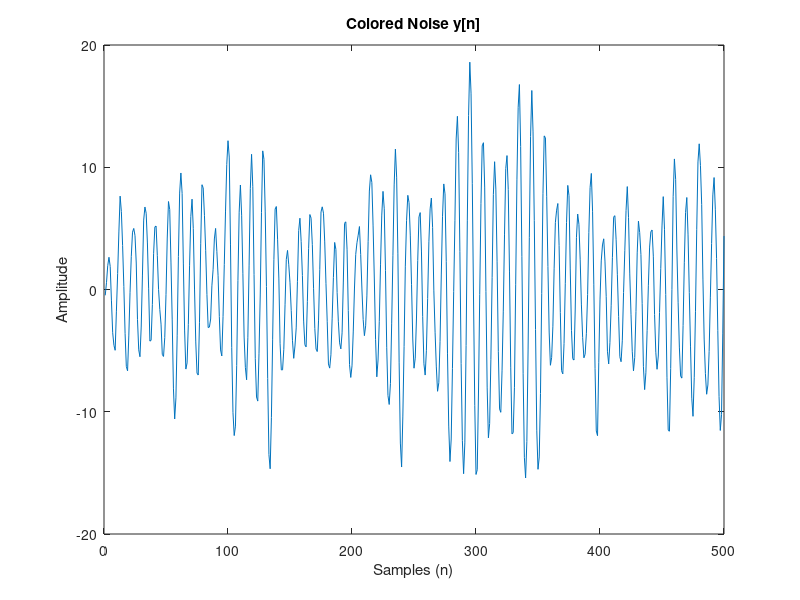
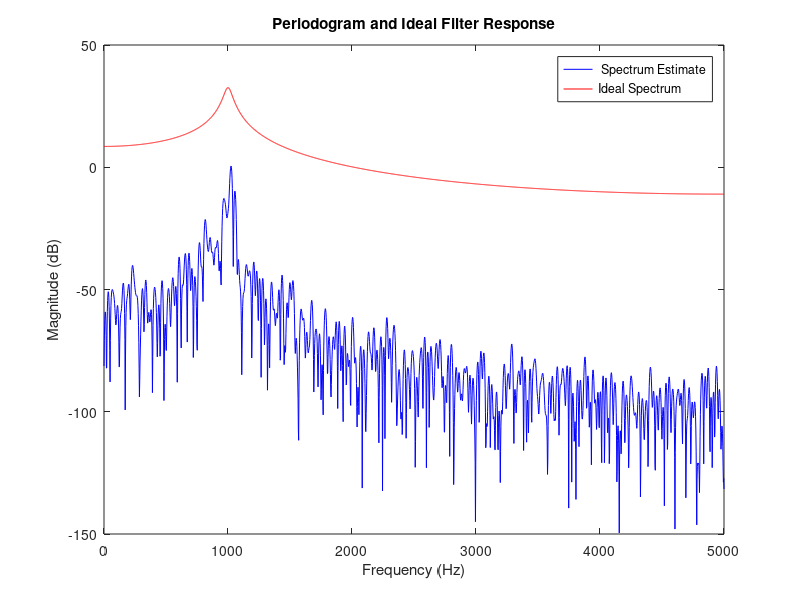
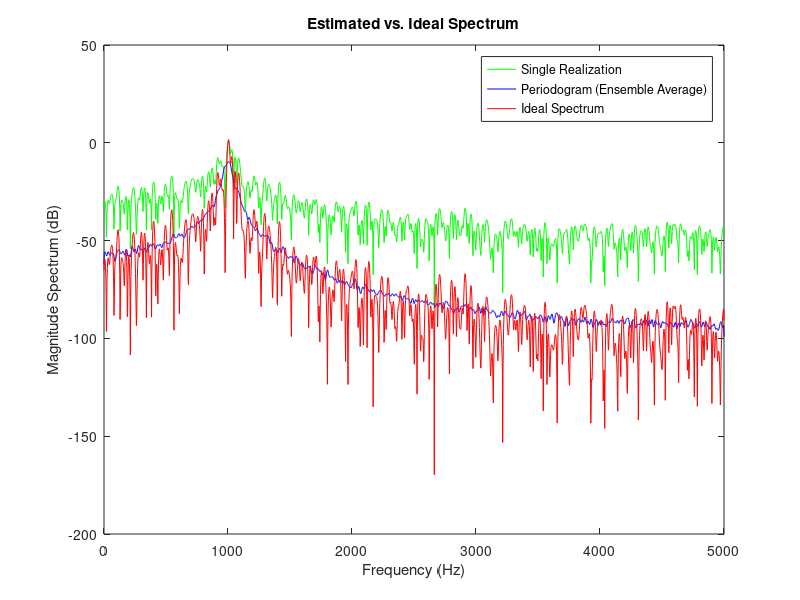

These figures' MATLAB source, in order: (Note: this script raises an error after producing the figures.)
clc
close all;
clear;

% Rocio Lopez

fs = 10000;
N = 500;
w = linspace(0, pi, 1024);
x = randn(1,N);

a = [1, -1.585, 0.96];
y = filter(1,a,x);
figure;
plot(y);
xlabel('Samples (n)')
ylabel('Amplitude')
title('Colored Noise y[n]')


[H, fH] = freqz(1, a, 2^12, fs); 
H_mag = abs(H).^2;


[Y, fY] = periodogram(y, [], 2^12, fs);
Y_ave = mean(Y);


figure;
plot(fY, 20*log10(Y), 'b'); 
hold on;
plot(fH, 10*log10(H_mag), 'r');
xlabel('Frequency (Hz)');
ylabel('Magnitude (dB)');
title('Periodogram and Ideal Filter Response');
legend(' Spectrum Estimate', 'Ideal Spectrum');
hold off;


Y = zeros(50, 2049); 

for k = 1:50
    x = randn(1, N);          
    y = filter(1, a, x);      
    [Y(k, :), fY] = periodogram(y, [], 2^12, fs);         
end

Y_ave=mean(Y);
single_realization = Y(1, :);

bias = Y_ave - H_mag;
Y_var = var(Y);

figure;
plot(fY, 10*log10(single_realization),'g');
hold on;
plot(fY, 20*log10(Y_ave), 'b'); 
plot(fY, 10*log10(abs(single_realization).^2), 'r'); 
xlabel('Frequency (Hz)');
ylabel('Magnitude Spectrum (dB)');
legend('Single Realization','Periodogram (Ensemble Average)', 'Ideal Spectrum');
title('Estimated vs. Ideal Spectrum');
hold off;

Nf=2^11; 
f=0:fs/Nf:(Nf-1)/Nf*fs/2; 
M = round(N/5 +1);
wind = hamming(2*M-1);
Y_bt = zeros(50, 1024);  

for k=1:50
    x = randn(1, N);
    y(k,:) = filter(1, a, x);
    [Y_bt(k,:),~]=per_smooth(y(k,:),wind,M);
end

Y_bt_ave = mean(Y_bt);
Y_bt_single = Y_bt(1, :);

figure;
plot(f, 20*log10(Y_bt_single), 'g'); 
hold on;
plot(f, 20*log10(Y_bt_ave), 'b');
plot(f, 10*log10(abs(Y_bt_single).^2), 'r--'); 
xlabel('Frequency (Hz)');
ylabel('Magnitude Spectrum (dB)');
legend('Single Realization', 'BT Ensemble Average', 'Ideal Spectrum');
title('Blackman-Tukey Spectrum Estimation');
hold off;


p = 200;
Y_MV = zeros(50, 1024);

for k = 1:50
    x = randn(1, N);
    y = filter(1, a, x);
    [Py_MV, ~] = MV(y, p, w);
    Y_MV(k, :) = Py_MV;
end
Y_MV_ave = mean(Y_MV);
Y_MV_single = Y_MV(1, :);

figure;
plot(f, 20*log10(Y_MV_single), 'g'); 
hold on;
plot(f, 20*log10(Y_MV_ave), 'b');
plot(f, 10*log10(abs(Y_MV_single).^2), 'r--');
xlabel('Frequency (Hz)');
ylabel('Magnitude Spectrum (dB)');
legend('Single Realization', 'MV Ensemble Average', 'Ideal Spectrum');
title('Minimum Variance Spectrum 200 length FIR');
hold off;


p6 = 500;
Y_MV = zeros(50, 1024);

for k = 1:50
    x = randn(1, N);
    y = filter(1, a, x);
    [Py_MV5, ~] = MV(y, p6, w);
    Y_MV5(k, :) = Py_MV5;
end
Y_MV5_ave = mean(Y_MV5);
Y_MV5_single = Y_MV5(1, :);

figure;
plot(f, 20*log10(Y_MV5_single), 'g'); 
hold on;
plot(f, 20*log10(Y_MV5_ave), 'b');
plot(f, 10*log10(abs(Y_MV5_single).^2), 'r--');
xlabel('Frequency (Hz)');
ylabel('Magnitude Spectrum (dB)');
legend('Single Realization', 'MV Ensemble Average', 'Ideal Spectrum');
title('Minimum Variance Spectrum 500 length FIR');
hold off;



K=3;
L=2*N/(K+1);
wind = hamming(L);
Y_welch = zeros(50, 2049);  

for k=1:50
    x = randn(1, N);
    y(k,:) = filter(1, a, x);
    [Y_welch(k,:),~]=pwelch(y(k,:),wind,0,2^12);
end
Y_welch_ave = mean(Y_welch);
Y_welch_single = Y_welch(1, :);

figure;
plot(fY, 20*log10(Y_welch_single), 'g'); 
hold on;
plot(fY, 20*log10(Y_welch_ave), 'b');
plot(fY, 10*log10(abs(Y_welch_single).^2), 'r--');
xlabel('Frequency (Hz)');
ylabel('Magnitude Spectrum (dB)');
legend('Single Realization', 'Welch Ensemble Average', 'Ideal Spectrum');
title('Welch Method Zero Overlap');
hold off;


for k=1:50
    x = randn(1, N);
    y(k,:) = filter(1, a, x);
    [Y_welch50(k,:),~]=pwelch(y(k,:),wind,L/2,2^12);
end
Y_welch50_ave = mean(Y_welch50);
Y_welch50_single = Y_welch50(1, :);

figure;
plot(fY, 20*log10(Y_welch50_single), 'g'); 
hold on;
plot(fY, 20*log10(Y_welch50_ave), 'b');
plot(fY, 10*log10(abs(Y_welch50_single).^2), 'r--');
xlabel('Frequency (Hz)');
ylabel('Magnitude Spectrum (dB)');
legend('Single Realization', 'Welch Ensemble Average', 'Ideal Spectrum');
title('Welch Method 50% Overlap');
hold off;


[Ymt, fmt] = pmtm(y(k,:), 2, 1024, fs);
Ymt_ave = mean(Ymt);
Ymt_single = Ymt(1,:);
Y_dB=10*log10(Ymt);
figure;
plot(fmt,Y_dB);
xlabel('Frequency (Hz)');
ylabel('Magnitude Spectrum (dB)');
title('Multi-Taper Method');

 
function [Px,w] = per_smooth(y,wind,M) 



x=y(:);
r = xcorr(x, M - 1, 'biased');
r = r(M:end) .* wind(M:end); 
[Pxx,w]=freqz(r,1, 1024);
Px=abs(Pxx);

end

function [Px,R] = MV(x,p,w) 


N=2*length(w);
x=x(:);
r=1/p*xcorr(x(1:p),x(1:p));
M=length(r);
R=toeplitz(r((M+1)/2:end));
[V,D]=eig(R);
d=1./(abs(diag(D))+eps);
W=abs(fft(V,N)).^2;
Px1=fftshift((1+p)./(W*d));
Px=Px1(N/2+1:end)';

end
